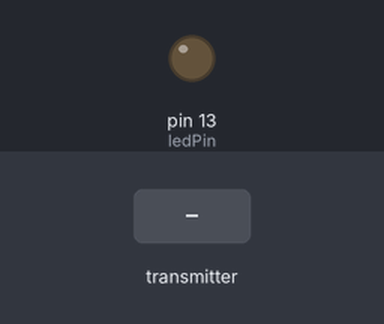
The sketch below on a simulated Arduino Uno, built with avr-gcc and run on an emulated ATmega328P. On the bench: output pins drawn as LEDs (lit = HIGH). The inputs (shaded band) are chosen by the test bench. No radio packets arrive unless stated; pins used as bus, display or sensor lines are not drawn.

Above: at 1.2 s.
1.3 s: the transmitter starts sending number = 0
At 1.8 s:
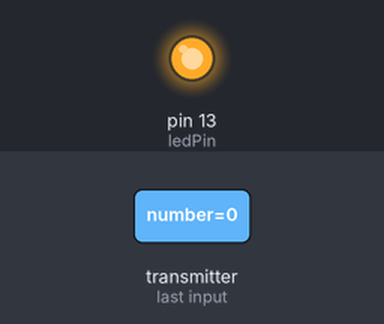
2.8 s: the transmitter starts sending number = 1023
At 4.0 s:
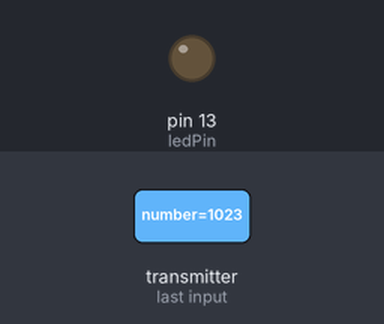
4.3 s: the transmitter starts sending number = 256
At 5.3 s:
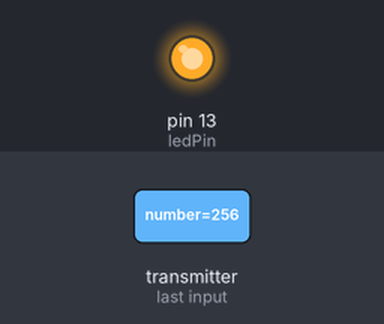
Timing chart, 0 to 7.3 s (numbered marks = the images above; inputs shaded):
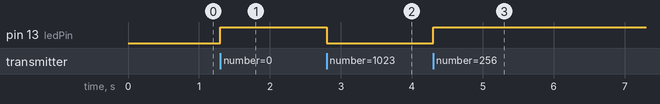

Measured:
- after the input at 1.3 s, pin 13 (ledPin): LOW → HIGH at once
- after the input at 2.8 s, pin 13 (ledPin): HIGH → LOW at once
- after the input at 4.3 s, pin 13 (ledPin): LOW → HIGH at once

The sketch:

sketch_receiver_lora32u41_ok.ino
```cpp
//#include <SPI.h>
#include <RH_RF95.h>

#define RFM95_CS 8
#define RFM95_RST 4
#define RFM95_INT 7

/*
we using pins 8,4,7 because are the correct for RFM module data trasmission for Lora
*/

RH_RF95 rf95(RFM95_CS, RFM95_INT);
/*
the RFM95_CS is used for enabling communication, RFM95_RST is used for resetting the module
 RFM95_INT allows the LoRa module to send notifications to the microcontroller, informing it of important events that require attention.
*/


const int ledPin = LED_BUILTIN;


void setup() {
  pinMode(ledPin, OUTPUT);

  pinMode(RFM95_RST, OUTPUT);
  digitalWrite(RFM95_RST, HIGH);
  /*
  we using RFM95_RST module here isntead on the contructor basiclly for practical reasons, is easier to manipulate this module
  isntead of sending to the constructor of rf95 because it might change
  */
  //Serial.begin(9600);
  //while (!Serial);

  /*
  serial is a ashyncronous comunnication, waiting to the other device "talks", to now "talk"
  we using 9600 because is a realtivity and msot used bits per second speed between devices, we can user a higher or lower
  */

  if (!rf95.init()) {
    Serial.println("LoRa module initialization failed. Check wiring and configuration.");
    while (1);
  }

  rf95.setFrequency(433.0); // Set the frequency (must match the sender's frequency)

  //Serial.println("LoRa receiver initialized.");
}

void loop() {
  if (rf95.available()) {
    int number = 0;
    uint8_t len = sizeof(number);

    if (rf95.recv((uint8_t*)&number, &len)) {
      if (number % 2 == 0){
        //Serial.print("Received number: ");
        //Serial.println(number);
        digitalWrite(ledPin, HIGH);
        //delay(2000); // Wait for 1 second

        // Turn off the LED
        //digitalWrite(ledPin, LOW);
        //delay(2000); // Wait for 1 second

      }else{
        digitalWrite(ledPin, LOW);
        //delay(2000); // Wait for 1 second

      }


    }
  }
}
```
